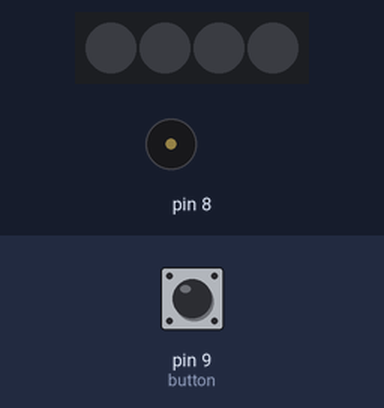
The sketch below on a simulated Arduino Uno, built with avr-gcc and run on an emulated ATmega328P. On the bench: 4 RGB LEDs in strip order, left to right, buzzer (waves = sounding). Inputs (shaded band) come from the test bench; at power-on: pin 9 (button) HIGH.

Above: at 1.2 s.
1.3 s: pin 9 (button) pulled LOW for 0.15 s
At 1.6 s:
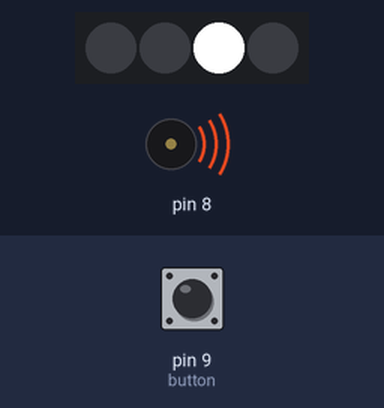
At 3.7 s:
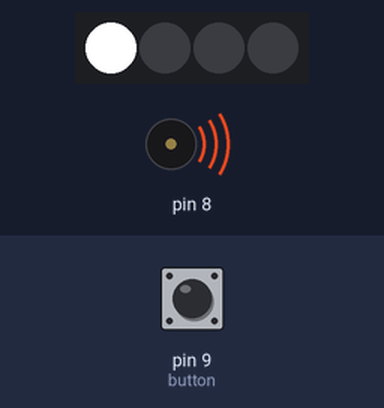
Timing chart, 0 to 8.3 s (numbered marks = the images above; inputs shaded):
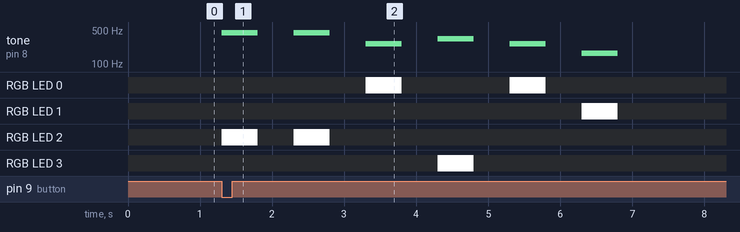

Measured:
- after the input at 1.3 s, tone on pin 8: plays 440 Hz for 0.50 s, 440 Hz for 0.50 s, 262 Hz for 0.50 s, 330 Hz for 0.50 s, 262 Hz for 0.50 s, 165 Hz for 0.50 s, starting at once; RGB LED 0: alternates RGB(255, 255, 255) for 0.50 s and off for 1.5 s, 4 changes in all, then stays off, starting after 2.0 s

The sketch:

Simon.ino
```cpp
#include <pitches.h>
#include <Adafruit_NeoPixel.h>

#define PIN      6
#define N_LEDS 4
#define YELLOW 0
#define GREEN 1
#define RED 2
#define BLUE 3
int button = 9;

// notes in the melody:
int melody[] = {
  NOTE_C5, NOTE_D5, NOTE_E5, NOTE_F5, NOTE_G5, NOTE_A5, NOTE_B5, NOTE_C6};
int duration = 500;  // 500 miliseconds

static int code[6] = {RED, RED, YELLOW, BLUE, YELLOW, GREEN};
static int codeNotes[6] = {NOTE_A4, NOTE_A4, NOTE_C4, NOTE_E4, NOTE_C4, NOTE_E3};

Adafruit_NeoPixel strip = Adafruit_NeoPixel(N_LEDS, PIN, NEO_GRB + NEO_KHZ800);

void setup() {
  pinMode(button, INPUT_PULLUP);
  strip.begin();
}

void loop() {
  if (digitalRead(button) == LOW)
  {
    for (int i = 0; i < 6; i++) {
      play_note(code[i], codeNotes[i], strip.Color(255, 255, 255));
      delay(500);
    }
  }
}

static void play_note(int index, int note, uint32_t c){
    strip.setPixelColor(index, c); // Turn on
    strip.show();

    tone(8, note, duration);
    delay(500);

    strip.setPixelColor(index, 0); // Erase pixel
    strip.show();
}
```
